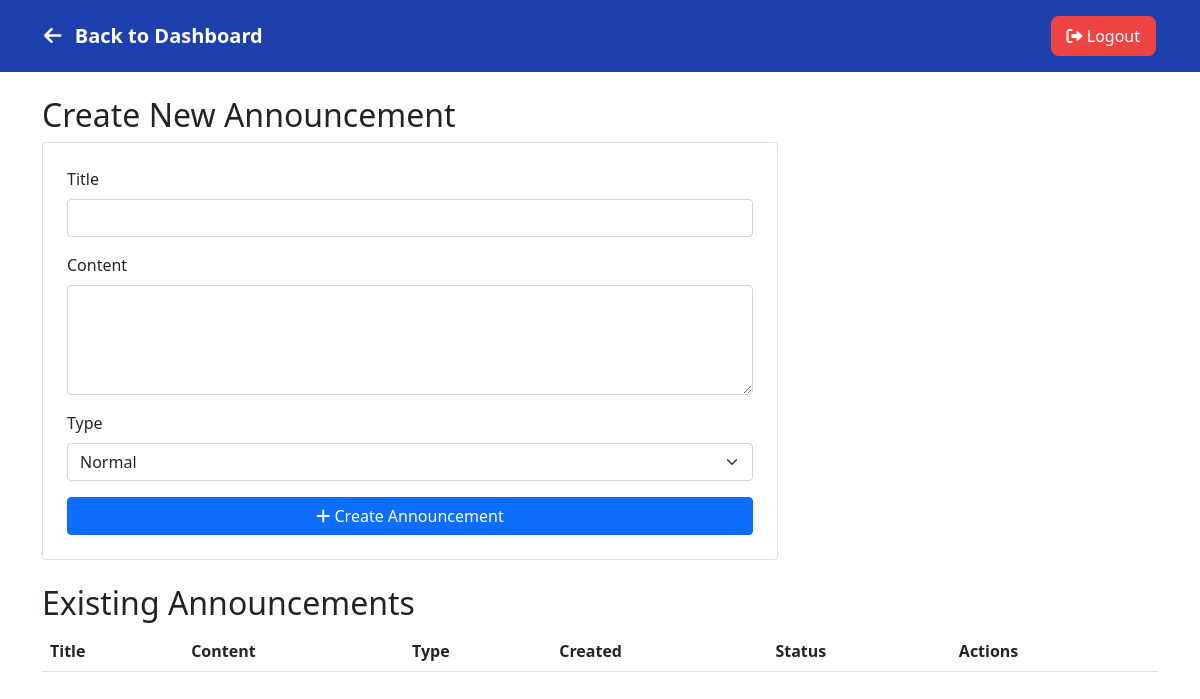
The page /admin/announcements (signed in) on the database as committed earlier.
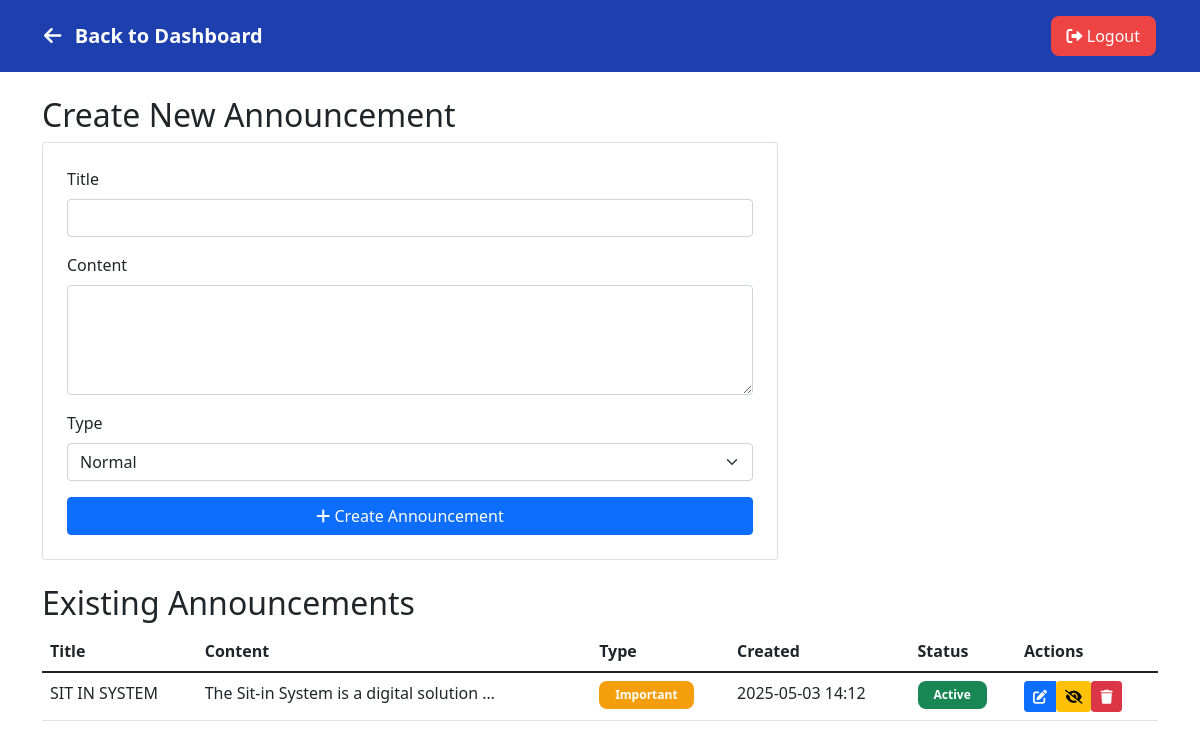
The same page on the database as committed later.
### models.py (models this page shows, shortened)
class Announcement(db.Model):
    id = db.Column(db.Integer, primary_key=True)
    title = db.Column(db.String(200), nullable=False)
    content = db.Column(db.Text, nullable=False)
    type = db.Column(db.String(50), default='Normal')  # Normal, Important, Urgent
    created_at = db.Column(db.DateTime, default=datetime.utcnow)
    updated_at = db.Column(db.DateTime, default=datetime.utcnow, onupdate=datetime.utcnow)
    is_active = db.Column(db.Boolean, default=True)

### app.py (the view, shortened to what this page needs)
@app.route('/admin/announcements', methods=['GET', 'POST'])
def admin_announcements():
    if 'user_id' not in session:
        return redirect(url_for('index'))
    user = User.query.filter_by(id_number=session['user_id']).first()
    if not user or not user.is_admin:
        flash('Unauthorized access', 'error')
        return redirect(url_for('home'))
    announcements = Announcement.query.order_by(Announcement.created_at.desc()).all()
    return render_template('admin_announcements.html', announcements=announcements)

### templates/admin_announcements.html (shortened to what this page needs)
<!DOCTYPE html>
<html lang="en">
<head>
    <link href="https://cdn.jsdelivr.net/npm/bootstrap@5.1.3/dist/css/bootstrap.min.css" rel="stylesheet">
    <link href="https://cdnjs.cloudflare.com/ajax/libs/font-awesome/6.0.0/css/all.min.css" rel="stylesheet">
</head>
<body>
    <nav class="navbar">
        <div class="container-fluid">
            <a href="{{ url_for('admin_dashboard') }}" class="nav-brand">
                <i class="fas fa-arrow-left"></i>
                Back to Dashboard
            </a>
            <a href="{{ url_for('logout') }}" class="logout-btn">
                <i class="fas fa-sign-out-alt"></i>
                Logout
            </a>
        </div>
    </nav>
    <div class="container mt-4">
        <div class="row mb-4">
            <div class="col-md-8">
                <h2>Create New Announcement</h2>
                <form method="POST" action="{{ url_for('admin_announcements') }}" class="card p-4">
                    <div class="mb-3">
                        <label for="title" class="form-label">Title</label>
                        <input type="text" class="form-control" id="title" name="title" required>
                    </div>
                    <div class="mb-3">
                        <label for="content" class="form-label">Content</label>
                        <textarea class="form-control" id="content" name="content" rows="4" required></textarea>
                    </div>
                    <div class="mb-3">
                        <label for="type" class="form-label">Type</label>
                        <select class="form-select" id="type" name="type" required>
                            <option value="normal">Normal</option>
                        </select>
                    </div>
                    <button type="submit" class="btn btn-primary">
                        <i class="fas fa-plus"></i>
                        Create Announcement
                    </button>
                </form>
            </div>
        </div>
        <div class="row">
            <div class="col-12">
                <h2>Existing Announcements</h2>
                <div class="table-responsive">
                    <table class="table table-hover">
                        <thead>
                            <tr>
                                <th>Title</th>
                                <th>Content</th>
                                <th>Type</th>
                                <th>Created</th>
                                <th>Status</th>
                                <th>Actions</th>
                            </tr>
                        </thead>
                        <tbody>
                            {% for announcement in announcements %}
                            <tr>
                                <td>
                                    <div class="view-mode" id="view-title-{{ announcement.id }}">
                                        {{ announcement.title }}
                                    </div>
                                </td>
                                <td>
                                    <div class="view-mode" id="view-content-{{ announcement.id }}">
                                        <div class="announcement-content" title="{{ announcement.content }}">
                                            {{ announcement.content }}
                                        </div>
                                    </div>
                                </td>
                                <td>
                                    <div class="view-mode" id="view-type-{{ announcement.id }}">
                                        <span class="badge {{ announcement.type }}">
                                            {{ announcement.type|title }}
                                        </span>
                                    </div>
                                </td>
                                <td>{{ announcement.created_at.strftime('%Y-%m-%d %H:%M') }}</td>
                                <td>
                                    <span class="badge {{ 'bg-success' if announcement.is_active else 'bg-secondary' }}">
                                        {{ 'Active' if announcement.is_active else 'Inactive' }}
                                    </span>
                                </td>
                                <td>
                                    <div class="btn-group">
                                        <button type="button" class="btn btn-sm btn-primary edit-btn"
                                                data-id="{{ announcement.id }}" title="Edit">
                                            <i class="fas fa-edit"></i>
                                        </button>
                                        <form method="POST" action="{{ url_for('toggle_announcement', id=announcement.id) }}"
                                              class="d-inline">
                                            <button type="submit" class="btn btn-sm {{ 'btn-warning' if announcement.is_active else 'btn-success' }}"
                                                    title="{{ 'Hide' if announcement.is_active else 'Show' }}">
                                                <i class="fas {{ 'fa-eye-slash' if announcement.is_active else 'fa-eye' }}"></i>
                                            </button>
                                        </form>
                                        <form method="POST" action="{{ url_for('delete_announcement', id=announcement.id) }}"
                                              class="d-inline"
                                              onsubmit="return confirm('Are you sure you want to delete this announcement?');">
                                            <button type="submit" class="btn btn-sm btn-danger" title="Delete">
                                                <i class="fas fa-trash"></i>
                                            </button>
                                        </form>
                                    </div>
                                </td>
                            </tr>
                            {% endfor %}
                        </tbody>
                    </table>
                </div>
            </div>
        </div>
    </div>
</body>
</html>

### templates/admin_announcements.html (style rules this page uses)
.navbar { background: #1e40af; padding: 1rem 2rem; }
.nav-brand { color: white; text-decoration: none; font-size: 1.25rem; font-weight: 600; }
.nav-brand i { margin-right: 0.5rem; }
.logout-btn { color: white; text-decoration: none; padding: 0.5rem 1rem; border-radius: 0.5rem; background: #ef4444; }
.badge { padding: 0.5rem 1rem; border-radius: 0.5rem; }
.badge.important { background: #f59e0b; }
.btn-group .btn { padding: 0.25rem 0.5rem; }
.view-mode { display: block; }
.announcement-content { max-width: 300px; white-space: nowrap; overflow: hidden; text-overflow: ellipsis; }

Rows that differ between the two databases and show on the page:
added Announcement: title "SIT IN SYSTEM", content "The Sit-in System is a digital solution…", type "Important", created_at "2025-05-03 14:12", is_active "Active"
